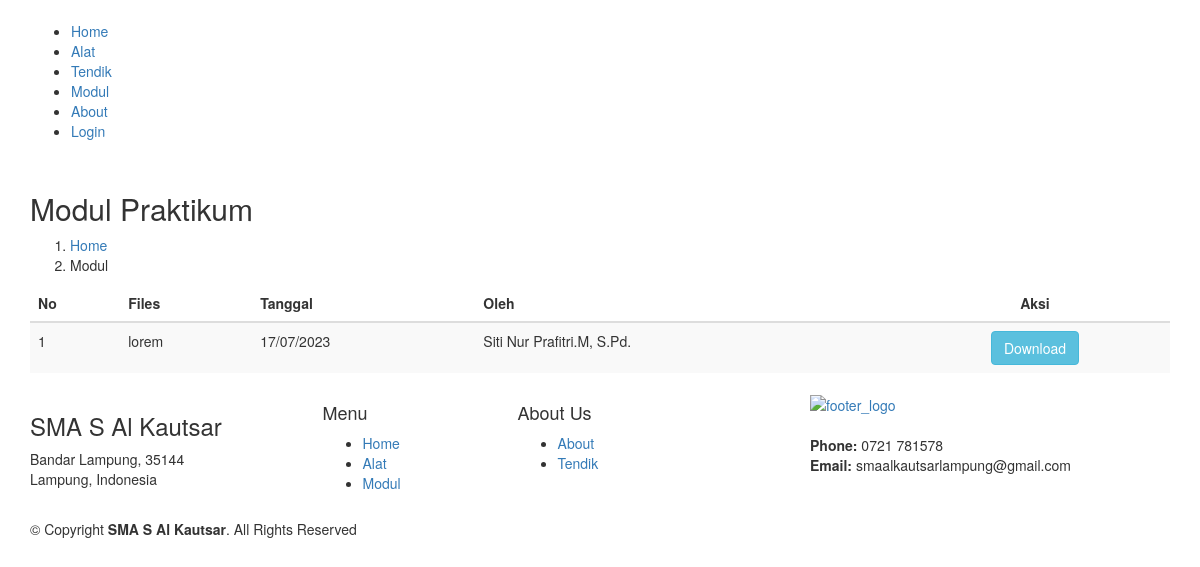
Page /index.php/download on the committed database.
### tables this page shows
CREATE TABLE `tbl_files` (
  `file_id` int NOT NULL,
  `file_judul` varchar(120) DEFAULT NULL,
  `file_deskripsi` text,
  `file_tanggal` timestamp NULL DEFAULT CURRENT_TIMESTAMP,
  `file_oleh` varchar(60) DEFAULT NULL,
  `file_download` int DEFAULT '0',
  `file_data` varchar(120) DEFAULT NULL
);

### application/controllers/Download.php (called while the page is built, shortened)
<?php
class Download extends CI_Controller{
	function __construct(){
      	$this->load->model('m_tulisan');
		$this->load->model('m_files');
		$this->load->helper('download');
		$this->load->model('m_pengunjung');
	}
	function index(){
		$x['data']=$this->m_files->get_all_files();
		$this->load->view('depan/v_download',$x);
	}
}

### index.php (called while the page is built, shortened)
<?php
require_once BASEPATH.'core/CodeIgniter.php';

### application/models/M_files.php (called while the page is built, shortened)
<?php
class M_files extends CI_Model{
	function get_all_files(){
		$hsl=$this->db->query("SELECT file_id,file_judul,file_deskripsi,DATE_FORMAT(file_tanggal,'%d/%m/%Y') AS tanggal,file_oleh,file_download,file_data FROM tbl_files ORDER BY file_id DESC");
		return $hsl;
	}
}

### application/views/depan/v_download.php (the view, shortened to what this page needs)
<!DOCTYPE html>
<html lang="en">
<head>
  <link href="<?php echo base_url().'theme/vendor/animate.css/animate.min.css'?>" rel="stylesheet">
  <link href="<?php echo base_url().'theme/vendor/bootstrap/css/bootstrap.min.css'?>" rel="stylesheet">
  <link href="<?php echo base_url().'theme/vendor/bootstrap-icons/bootstrap-icons.css'?>" rel="stylesheet">
  <link href="<?php echo base_url().'theme/vendor/boxicons/css/boxicons.min.css'?>" rel="stylesheet">
  <link href="<?php echo base_url().'theme/vendor/glightbox/css/glightbox.min.css'?>" rel="stylesheet">
  <link href="<?php echo base_url().'theme/vendor/remixicon/remixicon.css'?>" rel="stylesheet">
  <link href="<?php echo base_url().'theme/vendor/swiper/swiper-bundle.min.css'?>" rel="stylesheet">
	<link href="<?php echo base_url().'theme/css/style.css'?>" rel="stylesheet">
</head>
<body>
  <header id="header" class="fixed-top d-flex align-items-center">
    <div class="container d-flex align-items-center">
      <nav id="navbar" class="navbar">
        <ul>
          <li><a href="<?php echo site_url('home');?>">Home</a></li>
          <li><a  href="<?php echo site_url('blog');?>"><span>Alat</span></a></li>
          <li><a href="<?php echo site_url('guru');?>">Tendik</a></li>
          <li><a class="active"  href="<?php echo site_url('download');?>">Modul</a></li>
          <li><a href="<?php echo site_url('about');?>">About</a></li>
          <li><a href="<?php echo site_url('administrator');?>" class="getstarted">Login</a></li>
        </ul>
      </nav>
    </div>
  </header>
  <main id="main">
    <section id="breadcrumbs" class="breadcrumbs">
      <div class="container">
        <div class="d-flex justify-content-between align-items-center">
          <h2>Modul Praktikum</h2>
          <ol>
            <li><a href="<?php echo site_url('home');?>">Home</a></li>
            <li>Modul</li>
          </ol>
        </div>
      </div>
    </section>
    <section id="team" class="team ">
      <div class="container">
        <div class="row">
            <div class="col-md-12">
              <div class="table-responsive">
                <table class="table table-striped" id="display">
                  <thead>
                    <tr>
                      <th>No</th>
                      <th>Files</th>
                      <th>Tanggal</th>
                      <th>Oleh</th>
                      <th style="text-align:center;">Aksi</th>
                    </tr>
                  </thead>
                  <tbody>
                    <?php
                      $no=1;
                      foreach ($data->result() as $row):
                    ?>
                    <tr>
                      <td><?php echo $no++;?></td>
                      <td><?php echo $row->file_judul;?></td>
                      <td><?php echo $row->tanggal;?></td>
                      <td><?php echo $row->file_oleh;?></td>
                      <td style="text-align:center;"><a href="<?php echo site_url('download/get_file/'.$row->file_id);?>" class="btn btn-info">Download</a></td>
                    </tr>
                  <?php endforeach;?>
                  </tbody>
                </table>
              </div>
            </div>
          </div>
      </div>
    </section>
  </main>
  <footer id="footer">
    <div class="footer-top">
      <div class="container">
        <div class="row">
          <div class="col-lg-3 col-md-6">
            <div class="footer-info">
              <h3>SMA S Al Kautsar</h3>
              <p>
                Bandar Lampung, 35144 <br>
                Lampung, Indonesia<br><br>
              </p>
            </div>
          </div>
          <div class="col-lg-2 col-md-6 footer-links">
            <h4>Menu</h4>
            <ul>
              <li><i class="bx bx-chevron-right"></i> <a href="<?php echo site_url('home');?>">Home</a></li>
              <li><i class="bx bx-chevron-right"></i> <a href="<?php echo site_url('blog');?>">Alat</a></li>
              <li><i class="bx bx-chevron-right"></i> <a href="<?php echo site_url('download');?>">Modul</a></li>
            </ul>
          </div>
          <div class="col-lg-3 col-md-6 footer-links">
            <h4>About Us</h4>
            <ul>
              <li><i class="bx bx-chevron-right"></i> <a href="<?php echo site_url('about');?>">About</a></li>
              <li><i class="bx bx-chevron-right"></i> <a href="<?php echo site_url('guru');?>">Tendik</a></li>
            </ul>
          </div>
          <div class="col-lg-4 col-md-6 footer-newsletter">
            <a href="<?php echo site_url();?>">
                        <img src="<?php echo base_url().'theme/images/logo-white.png'?>" class="img-fluid" alt="footer_logo">
                    </a><br>
            <br><p><strong>Phone:</strong> 0721 781578<br>
                <strong>Email:</strong> smaalkautsarlampung@gmail.com<br></p>
          </div>
        </div>
      </div>
    </div>
    <div class="container">
      <div class="copyright">
        &copy; Copyright <strong><span>SMA S Al Kautsar</span></strong>. All Rights Reserved
      </div>
    </div>
  </footer>
</body>
</html>

### rows in the picture
tbl_files: file_judul "lorem", tanggal "17/07/2023", file_oleh "Siti Nur Prafitri.M, S.Pd."
